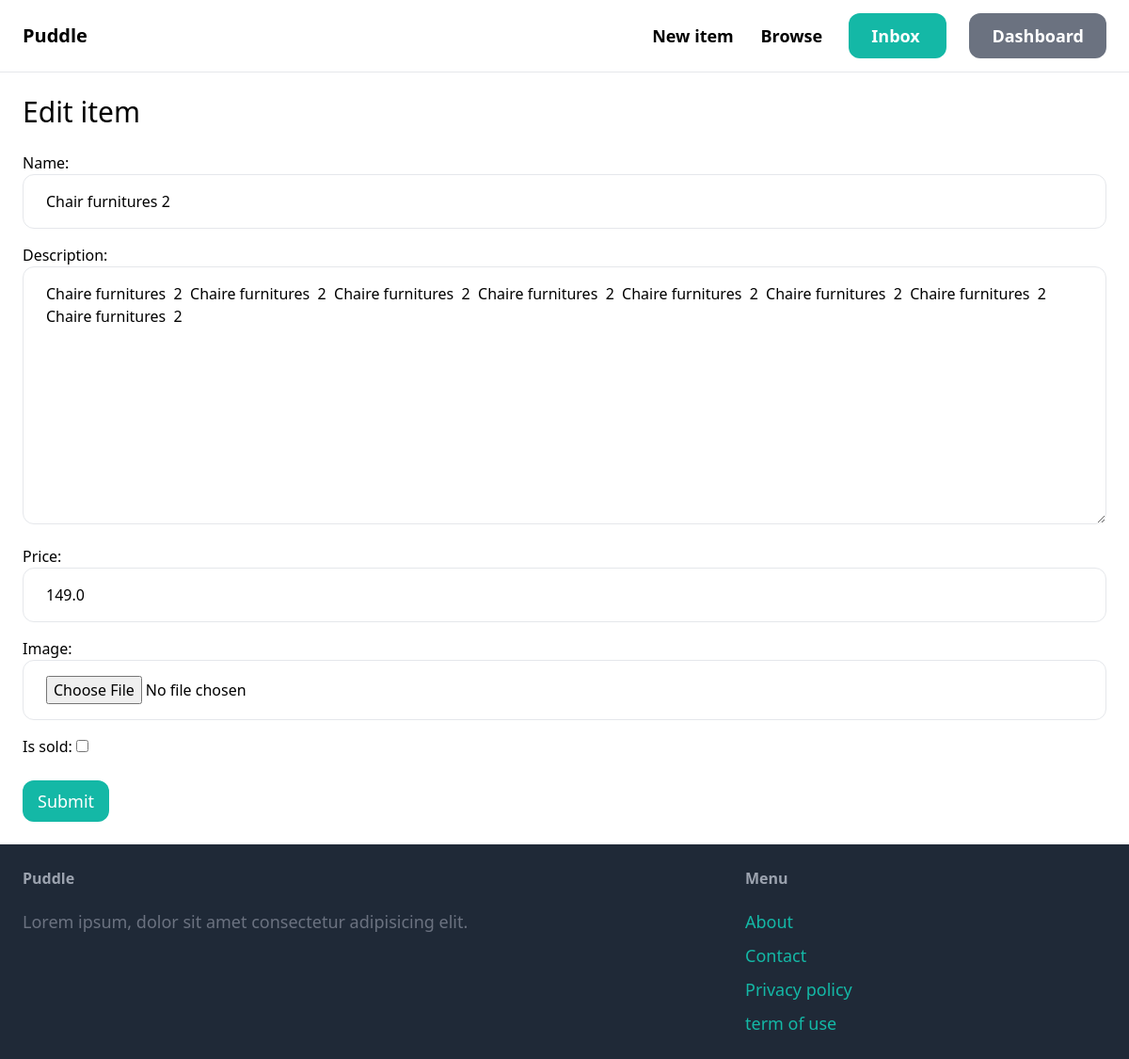
The page /items/5/edit/ (signed in) on the database as committed earlier.
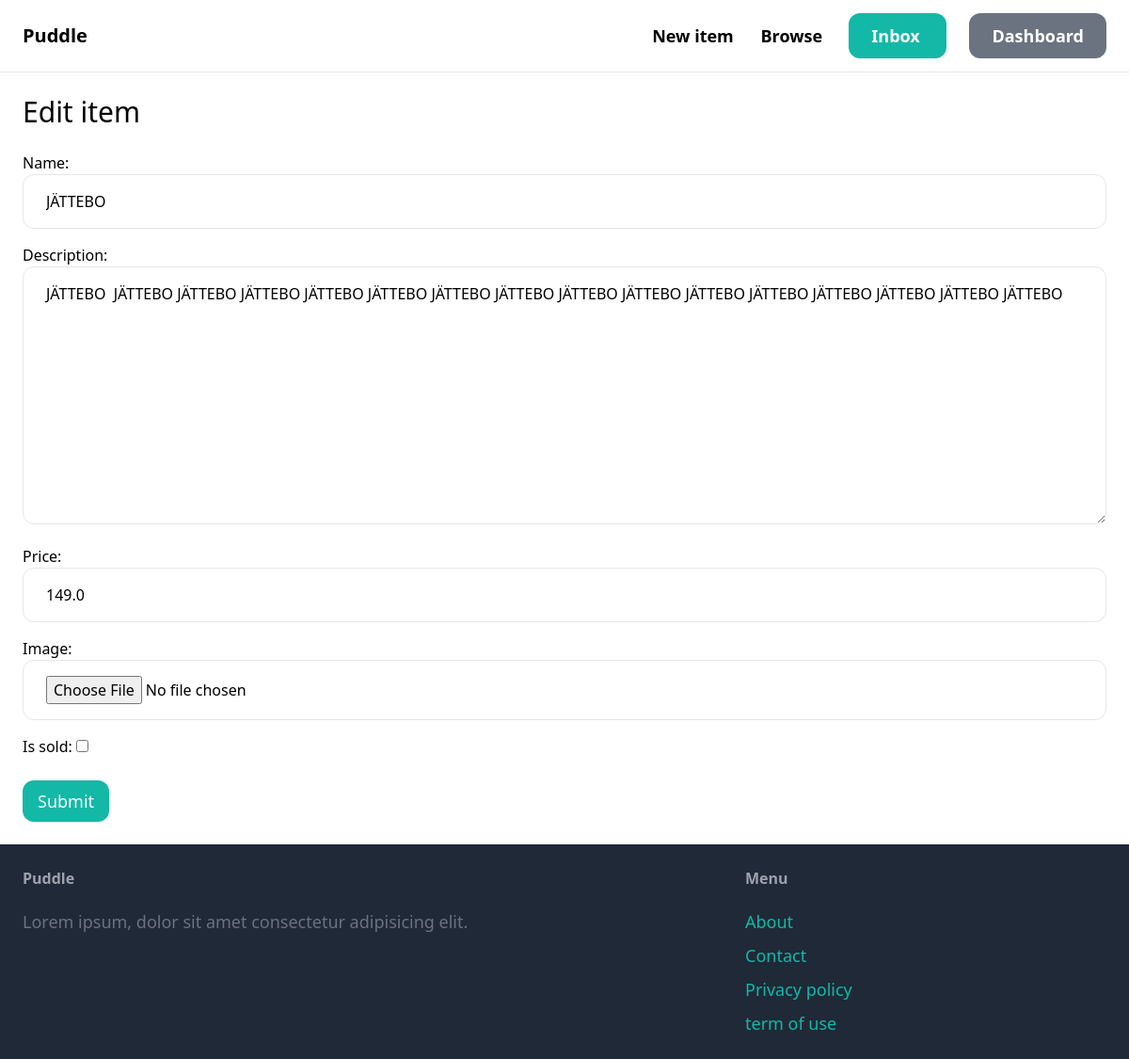
The same page on the database as committed later.
### item/models.py (models this page shows, shortened)
class Item(models.Model):
    category = models.ForeignKey(Category, related_name='items', on_delete=models.CASCADE)
    name = models.CharField(max_length=255)
    description = models.TextField(blank=True, null=True)
    price = models.FloatField()
    image = models.ImageField(upload_to='item_images', blank=True, null=True)
    is_sold = models.BooleanField(default=False)
    created_by = models.ForeignKey(User, related_name='items', on_delete=models.CASCADE)
    created_at = models.DateTimeField(auto_now_add=True)

### item/views.py (the view)
# urls.py: path('<int:pk>/edit/', views.edit, name='edit'),
@login_required
def edit(request, pk):
  item = get_object_or_404(Item, pk=pk, created_by=request.user)
  if request.method == 'POST':
    form = EditItemForm(request.POST, request.FILES, instance=item)
    if form.is_valid():
      item.save()
      return redirect('item:detail', pk=item.id)
  else:
    form = EditItemForm(instance=item)
  return render(request, 'item/form.html', {
     'form': form,
     'title': 'Edit item',
  })

### item/forms.py
class EditItemForm(forms.ModelForm):
  class Meta:
    model = Item
    fields = ('name', 'description', 'price', 'image', 'is_sold')
    widgets = {
      'name': forms.TextInput(attrs={
        'class': INPUT_CLASSES
      }),
      'description': forms.Textarea(attrs={
        'class': INPUT_CLASSES
      }),
      'price': forms.TextInput(attrs={
        'class': INPUT_CLASSES
      }),
      'image': forms.FileInput(attrs={
        'class': INPUT_CLASSES
      })
    }

### item/templates/item/form.html (shortened to what this page needs)
{% extends 'core/base.html' %}
{% block content %}
  <h1 class="mb-6 text-3xl"> {{title}} </h1>
  <form action="." method="post" enctype="multipart/form-data">
    <div class="space-y-4">
      {{form.as_p}}
    </div>
    <button class="mt-6 py-2 px-4 text-lg bg-teal-500 hover:bg-teal-700 rounded-xl text-white">Submit</button>
  </form>
{% endblock %}

Rows that differ between the two databases and show on the page:
changed Item: name "Chair furnitures 2" → "JÄTTEBO"; description "Chaire furnitures 2 Chaire furnitures 2 Chaire furnitures 2 Chaire furnitures 2 Chaire furnitures 2 Chaire furnitures 2 Chaire furnitures 2 Chaire furnitures 2" → "JÄTTEBO JÄTTEBO JÄTTEBO JÄTTEBO JÄTTEBO JÄTTEBO JÄTTEBO JÄTTEBO JÄTTEBO JÄTTEBO JÄTTEBO JÄTTEBO JÄTTEBO JÄTTEBO JÄTTEBO JÄTTEBO"
